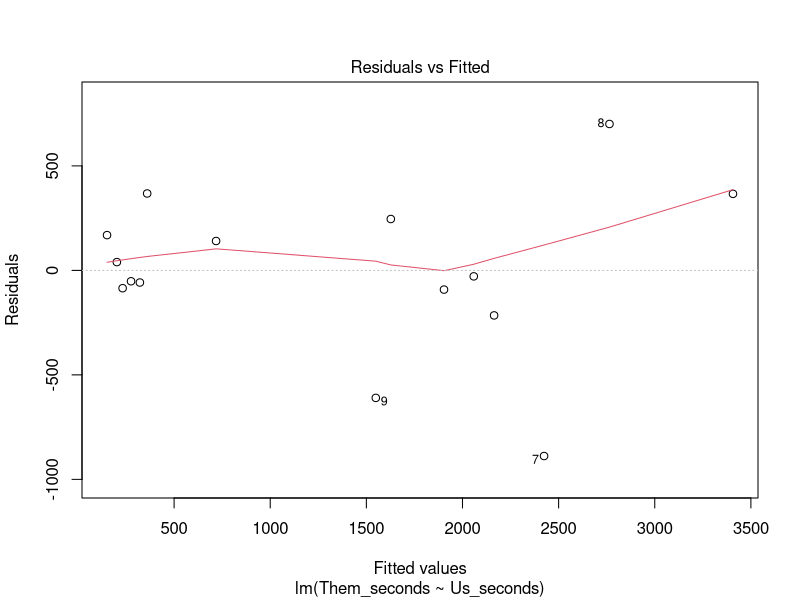
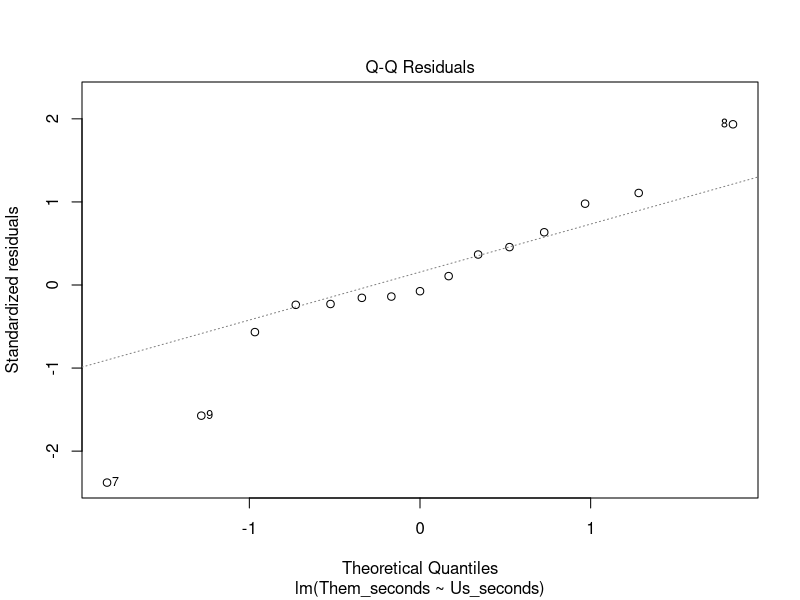
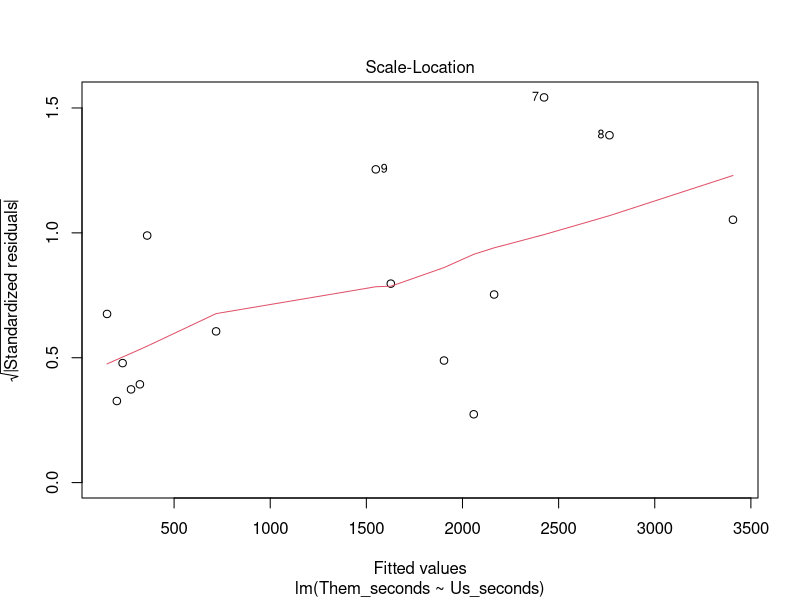
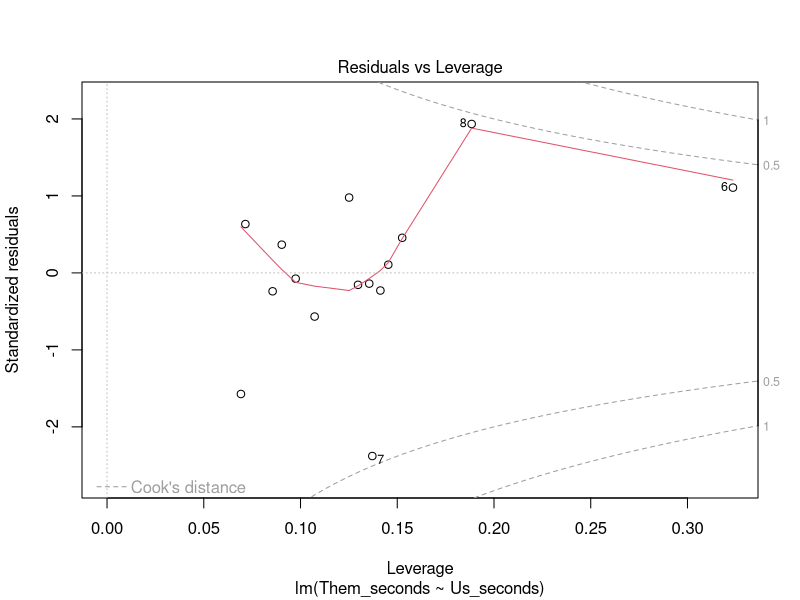
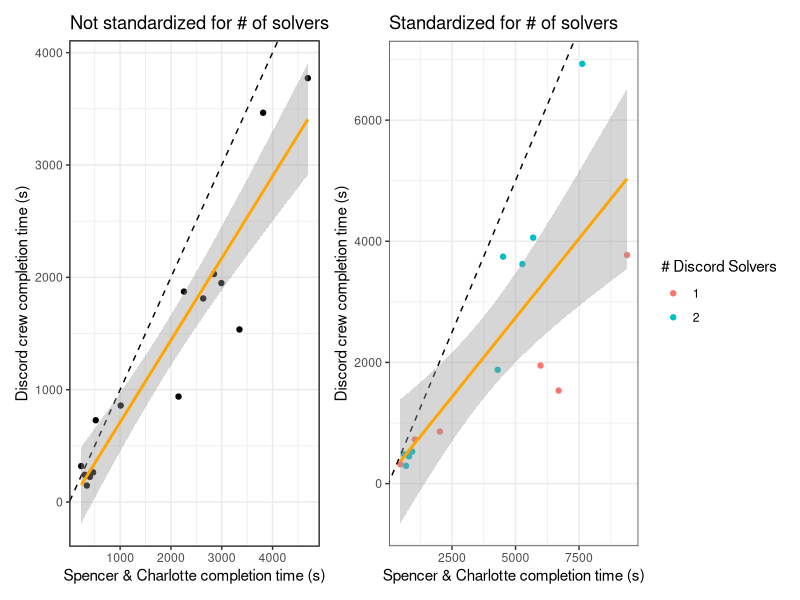
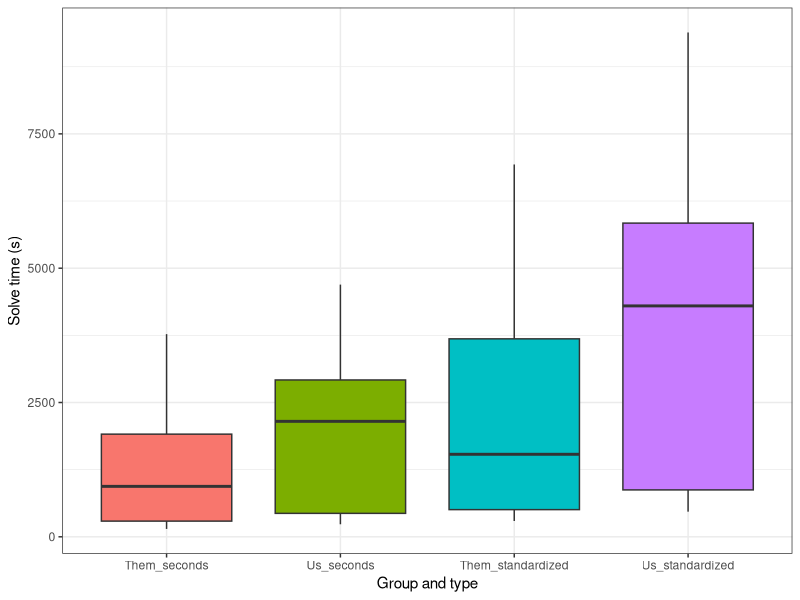
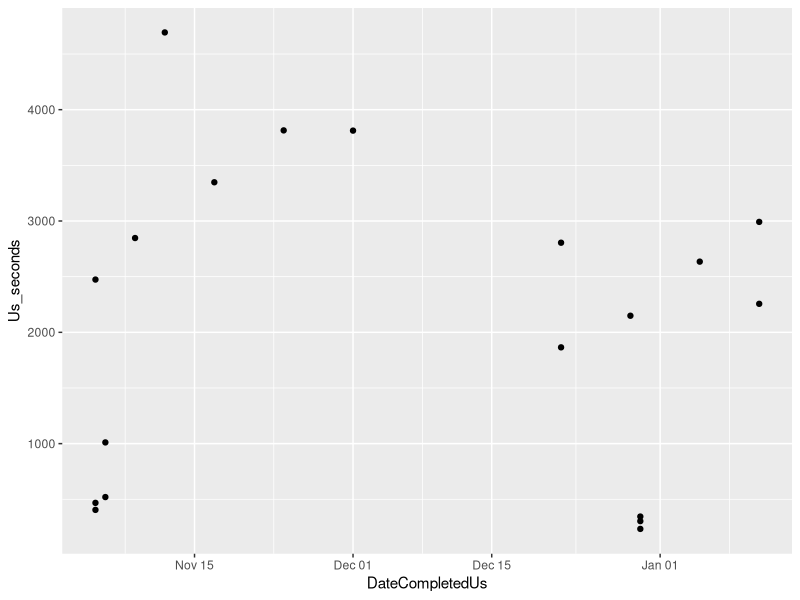
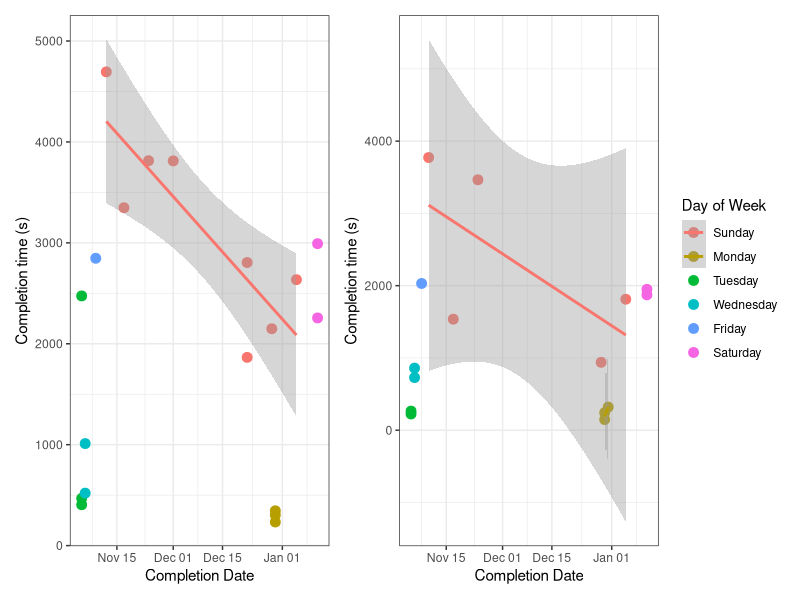

These figures' R source, in order:

setwd("C:/Users/Charlotte/OneDrive/Documents/Research/Non-academic Projects")

library(dplyr)
library(tidyverse)
library(car)
library(patchwork)

crossword <- read.csv("crossword_times.csv")

time_in_sec <- function(time){
  
  x <- str_split(time, ":")
  
  seconds <- (as.numeric(x[[1]][1])*3600) + (as.numeric(x[[1]][2])*60) + as.numeric(x[[1]][3]) 
  
  seconds
  
}

# Recalculate times in seconds
crossword$Us_seconds <- sapply(crossword$Us, time_in_sec)
crossword$Them_seconds <- sapply(crossword$Them, time_in_sec)

crossword_full <- crossword # save for later

# Only want crosswords that both of us completed
crossword <- drop_na(crossword, "Them")
crossword <- drop_na(crossword, "Us")

# 15 obs, just enough


# What is the relationship between our time / their time? 

crossword_mod <- lm(Them_seconds ~ Us_seconds, data = crossword)
summary(crossword_mod)

# For every 1 minute we spend on the crossword, they spend 0.73 seconds
# Or, for every 1 minute they spend, we spent 1.23 s
# R2 = 0.88 this is a p strong relationship actually

plot(crossword_mod) 

ncvTest(crossword_mod) # residuals are heteroscedastic whoop oh well
shapiro.test(residuals(crossword_mod)) # can assume normality


# Graph

unstandardized <- ggplot(crossword, aes(x = Us_seconds, y = Them_seconds)) +
  geom_point() +
  geom_abline(slope = 1, intercept = 0, linetype = "dashed") +
  geom_smooth(method = "lm", color = 'orange') +
  xlab("Spencer & Charlotte completion time (s)") +
  ylab("Discord crew completion time (s)") +
  ggtitle("Not standardized for # of solvers") +
  theme_bw()


# Standardize based on number of people puzzling

crossword$Us_standardized <- crossword$Us_seconds * crossword$NumPeopleWeHad 
crossword$Them_standardized <- crossword$Them_seconds * crossword$NumPeopleTheyHad
standardized_mod <- lm(Them_standardized ~ Us_standardized, data = crossword)

summary(standardized_mod)
# After standardization, even worse...for every 1 s we spend, they spend 0.52 s
# Significant, p < 0.001. R2 = 0.6129

standardized <- ggplot(crossword, aes(x = Us_standardized, y = Them_standardized, color = as.factor(NumPeopleTheyHad))) +
  geom_point() +
  geom_abline(slope = 1, intercept = 0, linetype = "dashed") +
  geom_smooth(method = "lm", color = 'orange') +
  xlab("Spencer & Charlotte completion time (s)") +
  ylab("Discord crew completion time (s)") + 
  ggtitle("Standardized for # of solvers") + 
  labs(color = "# Discord Solvers") +
  theme_bw()

# Figure 1

unstandardized + standardized

ggsave("Relative solve times.jpeg", height = 4, width = 9)


# Boxplot

crossword$Puzzle_ID <- paste0(crossword$Puzzle, "_", crossword$Puzzle.Date)

crossword_long <- pivot_longer(crossword, cols = 11:14, names_to = "Seconds")

crossword_long$Seconds <- factor(crossword_long$Seconds, levels = c("Them_seconds", "Us_seconds", "Them_standardized", "Us_standardized"))

ggplot(crossword_long, aes(y = value, x  = Seconds, fill = Seconds)) +
  geom_boxplot(show.legend = F) +
  xlab("Group and type") +
  ylab("Solve time (s)") +
  theme_bw()

ggsave("Crossword boxplots.jpeg", height = 4, width = 6)


# T-tests

t.test(crossword$Us_seconds, crossword$Them_seconds, paired = T)
# mean difference 524 s

t.test(crossword$Us_standardized, crossword$Them_standardized, paired = T)
# mean difference 1659 s


# Are we getting better through time?
crossword_full$DateCompletedUs <- as.Date(crossword_full$DateCompletedUs, format = "%m/%d/%Y")
crossword_full$DateCompletedThem <- as.Date(crossword_full$DateCompletedThem, format = "%m/%d/%Y")


ggplot(crossword_full, aes(x = DateCompletedUs, y = Us_seconds)) +
  geom_point()

# Okay but some puzzles are harder than others (Sundays)
crossword_full$Puzzle.Date <- as.Date(crossword_full$Puzzle.Date, format = "%m/%d/%Y")
crossword_full$DayofWeek <- weekdays(crossword_full$Puzzle.Date)
crossword_full$DayofWeek <- factor(crossword_full$DayofWeek, c("Sunday", "Monday", "Tuesday", "Wednesday", "Friday", "Saturday"))

us_improve <- ggplot(crossword_full, aes(x = DateCompletedUs, y = Us_seconds, color = DayofWeek)) +
  geom_point(size = 3, show.legend = F)+
  theme_bw() +
  geom_smooth(method = "lm", show.legend = F) +
  xlab("Completion Date") +
  ylab("Completion time (s)") +
  labs(color = "Day of Week")


improvement_mod <- lm(Us_seconds ~ DateCompletedUs + DayofWeek, data = crossword_full)

summary(improvement_mod) # p = 0.006

# After controlling for day of week, we improve by 39 seconds per day
their_improvement_mod <- lm(Them_seconds ~ DateCompletedThem + DayofWeek, data = crossword_full)

summary(their_improvement_mod) #32 seconds per day, p = 0.04

them_improve <- ggplot(crossword_full, aes(x = DateCompletedThem, y = Them_seconds, color = DayofWeek)) +
  geom_point(size = 3)+
  theme_bw() +
  geom_smooth(method = "lm") +
  xlab("Completion Date") +
  ylab("Completion time (s)") +
  labs(color = "Day of Week")


us_improve + them_improve

ggsave("Improvement comparison.jpeg", height = 4, width = 9)


ggplot(crossword_full, aes(x = DateCompletedThem, y = Them_seconds, color = DayofWeek)) +
  geom_point(size = 3)+
  geom_abline(intercept = 645544.93, slope = -32.06)+
  theme_bw() +
  geom_smooth(method = "lm") +
  xlab("Completion Date") +
  ylab("Completion time (s)") +
  labs(color = "Day of Week") 
